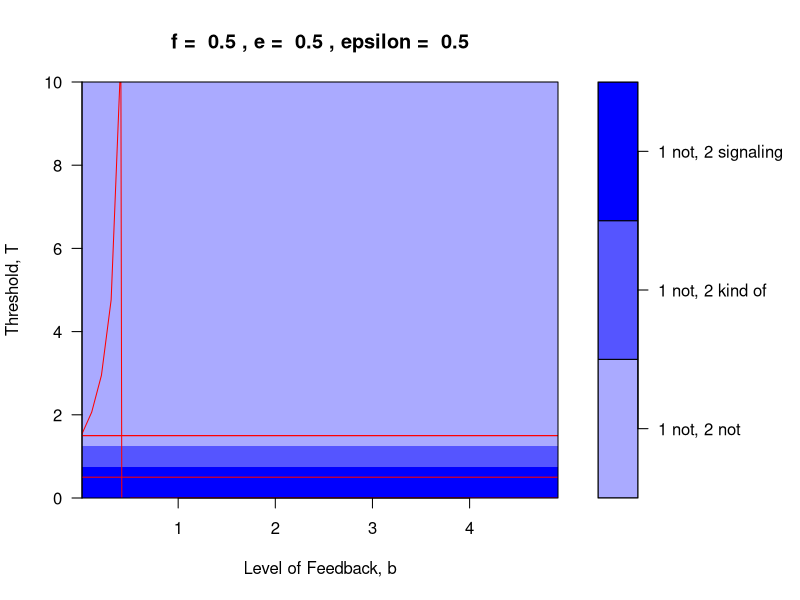

Write R code to recreate this figure.
library(fields)
library(gplots)

rate<-function(x){
	y=(1-tanh(x))/2
	return(y)
}

rate<-function(x){
	y=0
	if(x<=(-eps)){y=1}
	if(x>(-eps)&&x<eps){y=-x/(2*eps)+.5}
	return(y)
}

fixedy<-function(x,b,t){
	r=-f/error+b/error*rate(x+t)
	return(r)
}

findy<-function(y,b,t){
	r=-f/error+b/error*rate(f/error+b/error*rate(y+t)+t)-y
	return(r)
}

fixedx<-function(y,b,t){
	r=f/error+b/error*rate(y+t)
	return(r)
}

yvals<-function(b,t){
	yvec=matrix(seq(-f/error+b/error,-f/error,length.out=1000),nrow=1)
	seek=apply(yvec,2,findy,b=b,t=t)
	seek=round(seek,5)
	zeros=array(0,3)
	if(sum(abs(diff(seek<=0)))<=1){
	# if(length(setdiff(unique(sign(seek)),0))==1){
		zeros[1]=uniroot(findy,lower=-f/error,upper=-f/error+b/error,b=b,t=t)$root
		zeros[2]=zeros[1]
		zeros[3]=zeros[1]
	} else{
	Y1=min(which(seek>0))
	Y2=min(which(seek[-(1:Y1)]<0))+Y1
	zeros[1]=uniroot(findy,upper=-f/error+b/error,lower=yvec[Y1],b=b,t=t)$root
	zeros[2]=uniroot(findy,upper=yvec[Y1],lower=yvec[Y2],b=b,t=t)$root
	zeros[3]=uniroot(findy,upper=yvec[Y2],lower=-f/error,b=b,t=t)$root
	}
	return(zeros)
}

# type<-function(x,y,b,t){
	# k=0
	# if(x[1]!=x[3]){k=7
	# } else{
	# x=x[1]
	# y=y[1]
	# if(fixedy(x,b,t)>(-f/error)&& fixedy(x,b,t)<(-f/error)+b/error&& fixedx(y,b,t)==f/error){k=1}	#1 kind of, 2 not
	# if(fixedy(x,b,t)==(-f/error)&&fixedx(y,b,t)==f/error){k=2} #1 not, 2 not
	# if(fixedy(x,b,t)>(-f/error)&& fixedy(x,b,t)<(-f/error)+b/error&&fixedx(y,b,t)>(f/error)&& fixedx(y,b,t)<(f/error)+b/error){k=3} #1 kind of, 2 kind of
	# if(fixedy(x,b,t)==(-f/error)&&fixedx(y,b,t)>(f/error)&& fixedx(y,b,t)<(f/error)+b/error){k=4} #1 not, 2 kind of
	# if(fixedy(x,b,t)>(-f/error)&& fixedy(x,b,t)<(-f/error)+b/error&&fixedx(y,b,t)==f/error+b/error){k=5} #1 kind of, 2 signaling
	# if(fixedy(x,b,t)==(-f/error)&&fixedx(y,b,t)==f/error+b/error){k=6} #1 not, 2 signaling
	# }
	# return(k)
# }

type<-function(x,y,b,t){
	k=0
	if(x[1]!=x[3]){k=7
	} else{
	x=x[1]
	y=y[1]
	if(y>(-f/error)&& y<(-f/error)+b/error&& x==f/error){k=1}	#1 kind of, 2 not
	if(y==(-f/error)&&x==f/error){k=2} #1 not, 2 not
	if(y>(-f/error)&& y<(-f/error)+b/error&&x>(f/error)&& fixedx(y,b,t)<(f/error)+b/error){k=3} #1 kind of, 2 kind of
	if(y==(-f/error)&&x>(f/error)&& x<(f/error)+b/error){k=4} #1 not, 2 kind of
	if(y>(-f/error)&& y<(-f/error)+b/error&&x==f/error+b/error){k=5} #1 kind of, 2 signaling
	if(y==(-f/error)&&x==f/error+b/error){k=6} #1 not, 2 signaling
	}
	return(k)
}

typenames<-function(v){
	l=length(v)
	names=array(,l)
	for(i in 1:l){
		if(v[i]==1){names[i]="1 kind of, 2 not"}
		if(v[i]==2){names[i]="1 not, 2 not"}
		if(v[i]==3){names[i]="1 kind of, 2 kind of"}
		if(v[i]==4){names[i]="1 not, 2 kind of"}
		if(v[i]==5){names[i]="1 kind of, 2 signaling"}
		if(v[i]==6){names[i]="1 not, 2 signaling"}
		if(v[i]==7){names[i]="2 stable nodes"}
	}
	return(names)
}

f=.5
error=.5
eps=.5
bvals=seq(0.01,5,by=0.1)
tvals=seq(0,10,by=0.5)
types<-array(0,c(length(bvals),length(tvals)))
for(i in 1:length(bvals)){
	for(j in 1:length(tvals)){
		y=yvals(bvals[i],tvals[j])
		x=apply(matrix(y,nrow=1),2,fixedx,b=bvals[i],t=tvals[j])
		types[i,j]=type(x,y,bvals[i],tvals[j])
	}
}

bifurc<-function(b){ #if T<bifurc(b) and b>2*eps*e a bifurcation occurs
	# if(b>2*eps*error){
	a=(2*eps*error+b)*f/error+2*eps^2*error-eps*b
	a=a/(2*eps*error-b)
	# } else{ a=0}
	return(a)
}
bifurcline<-apply(matrix(bvals,nrow=1),2,bifurc)

both<-function(b){ #if T<both(b) and b<2*eps*e both signal at non zero rates
	if(b<2*eps*error){
		a=(2*eps*error)*(eps-f/error)+b*(-f/error-eps)
		a=a/(2*eps*error-b)
	} else{a=0}
	return(a)
}
bothline<-apply(matrix(bvals,nrow=1),2,both)

h<-function(b){
	a=eps+f/error
	return(a)
}
hline<-apply(matrix(bvals,nrow=1),2,h)

weak<-function(b){
	a=eps-f/error-b/error
	return(a)
}
wline=apply(matrix(bvals,nrow=1),2,weak)

v=sort(unique(array(types)))
l=length(v)
mat=types
for(i in 1:l){
	mat[which(types==v[i])]=i
}
m=max(which(tvals<=min(tvals)))
M=min(which(tvals>=max(tvals)))
par(oma=c(0,0,0,4))
filled.contour(bvals, tvals, mat, levels=(0:l)+.5, col=colorpanel(l+1, "white", "blue")[-1], nlevels=l, key.axes=axis(4,at=1:l,labels=typenames(v)), plot.axes={ axis(1); axis(2); lines(bvals,bifurcline,col='red'); lines(bvals,bothline,col='red'); lines(bvals,hline,col='red'); abline(h=f/error-eps,col='red');abline(h=f/error+eps,col="red")}, main=paste("f = ",as.numeric(f),", e = ",as.numeric(error),", epsilon = ",as.numeric(eps)), xlab="Level of Feedback, b", ylab="Threshold, T")

# ; abline(v=2*eps*error,col="red")
# ; lines(bvals,eps-f/error-bvals/error,col="red")
